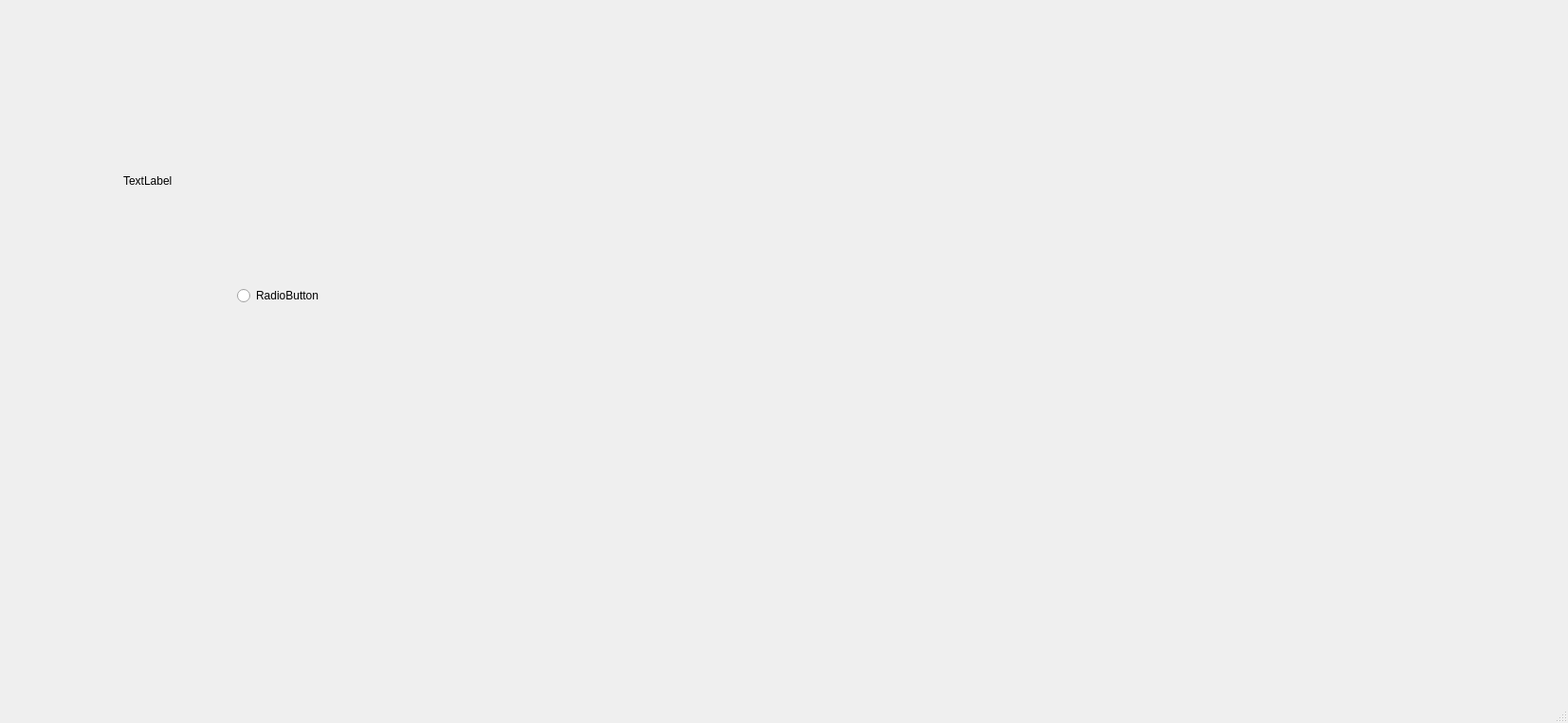
<?xml version="1.0" encoding="UTF-8"?>
<ui version="4.0">
 <class>PracticePage</class>
 <widget class="QMainWindow" name="PracticePage">
  <property name="geometry">
   <rect>
    <x>0</x>
    <y>0</y>
    <width>1654</width>
    <height>763</height>
   </rect>
  </property>
  <property name="windowTitle">
   <string>MainWindow</string>
  </property>
  <widget class="QWidget" name="centralwidget">
   <widget class="QLabel" name="label">
    <property name="geometry">
     <rect>
      <x>130</x>
      <y>60</y>
      <width>1101</width>
      <height>261</height>
     </rect>
    </property>
    <property name="text">
     <string>TextLabel</string>
    </property>
   </widget>
   <widget class="QRadioButton" name="radioButton">
    <property name="geometry">
     <rect>
      <x>250</x>
      <y>300</y>
      <width>111</width>
      <height>24</height>
     </rect>
    </property>
    <property name="text">
     <string>RadioButton</string>
    </property>
   </widget>
  </widget>
  <widget class="QMenuBar" name="menubar">
   <property name="geometry">
    <rect>
     <x>0</x>
     <y>0</y>
     <width>1654</width>
     <height>32</height>
    </rect>
   </property>
  </widget>
  <widget class="QStatusBar" name="statusbar"/>
 </widget>
 <resources/>
 <connections/>
</ui>
